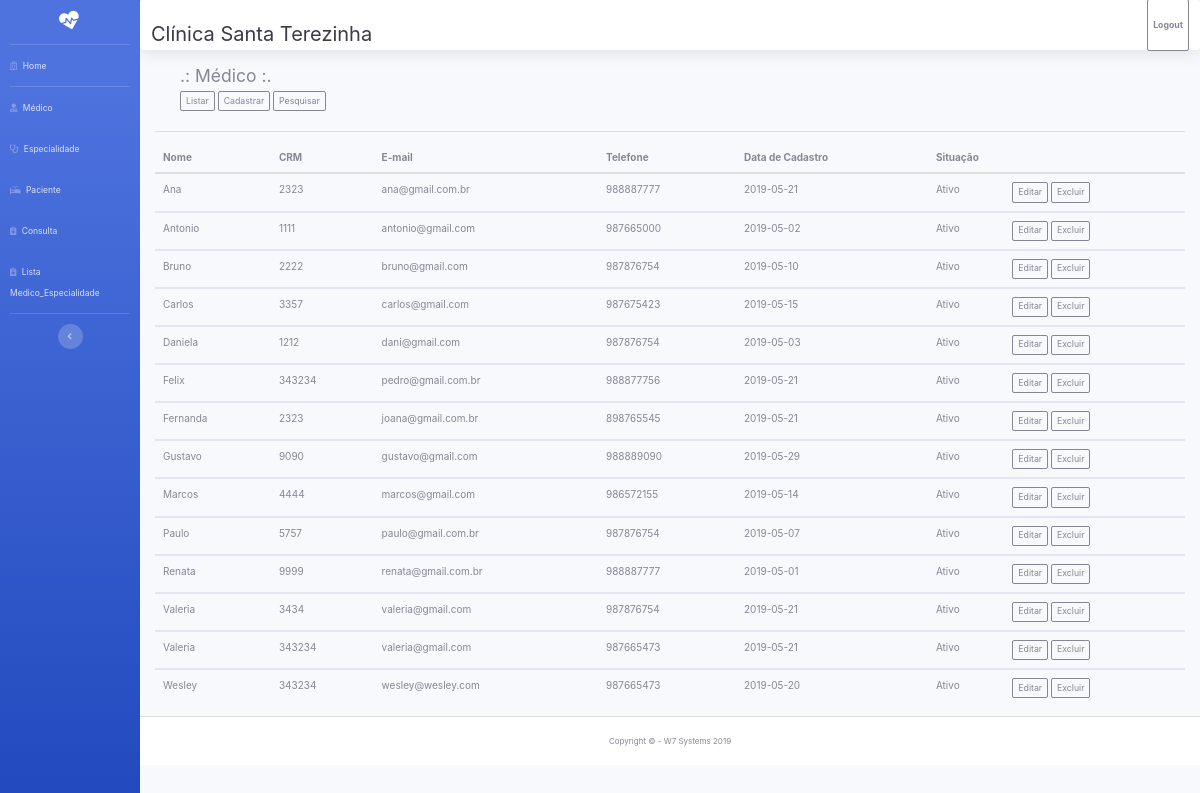
Page /view/MedicoListar.php on the committed database.
### tables this page shows
CREATE TABLE IF NOT EXISTS `medicos` (
  `id_medicos` int(11) NOT NULL AUTO_INCREMENT,
  `nome_medicos` varchar(50) DEFAULT NULL,
  `crm_medicos` varchar(20) DEFAULT NULL,
  `email_medicos` varchar(40) DEFAULT NULL,
  `telefone_medicos` varchar(20) DEFAULT NULL,
  `datacadastro_medicos` date DEFAULT NULL,
  `situacao_medicos` varchar(11) DEFAULT NULL,
  PRIMARY KEY (`id_medicos`)
);

### model/Medico.php (called while the page is built, shortened)
<?php
require_once("Conexao.php");
class Medico extends Conexao {
  public function selectAll() {
  	$sql = "SELECT * FROM medicos ORDER BY nome_medicos";
  	$res = Conexao::prepare($sql);
  	$res->execute();
  	return $res->fetchAll();
  }
}
?>

### model/Conexao.php (called while the page is built, shortened)
<?php
class Conexao {
	private static $pdo;
	public static function ConexaoDB() {
		if (!isset(self::$pdo)) {
			try {
				self::$pdo = new PDO("mysql:host=".HOST. ";dbname=".DB , USER, PASS);
				self::$pdo->setAttribute(PDO::ATTR_DEFAULT_FETCH_MODE, PDO::FETCH_OBJ);
				self::$pdo->setAttribute(PDO::ATTR_ERRMODE, PDO::ERRMODE_EXCEPTION);
			} catch (PDOException $e) {
				echo "Erro no DB ".$e->getMessage();
			}
		}
		return self::$pdo;
	}
	public function prepare($sql) {
		return self::ConexaoDB()->prepare($sql);
	}
}
?>

### view/MedicoListar.php (the view, shortened to what this page needs)
<?php require_once("layout/head.php"); ?>
<?php require_once("layout/menu.php"); ?>
<?php require_once("layout/nav.php"); ?>
<?php require_once("layout/MedicoMenu.php"); ?>
<?php
include_once '../model/Medico.php';
$medico = new Medico();
?>
<div class="container">
	<hr>
	<div class="table-responsive">
	<table class="table table-hover">
		<thead>
			<tr>
				<th>Nome</th>
				<th>CRM</th>
				<th>E-mail</th>
				<th>Telefone</th>
				<th>Data de Cadastro</th>
				<th colspan="2">Situação</th>
			</tr>
		</thead>
		<?php foreach ($medico->selectAll() as $key => $value): ?>
		<tbody>
			<tr>
				<td><?php echo $value->nome_medicos; ?></td>
				<td><?php echo $value->crm_medicos; ?></td>
				<td><?php echo $value->email_medicos; ?></td>
				<td><?php echo $value->telefone_medicos; ?></td>
				<td><?php echo $value->datacadastro_medicos; ?></td>
				<td><?php echo $value->situacao_medicos = ($value->situacao_medicos == "0") ? "Inativo":"Ativo" ?> </td>
				<td>
					<a href="MedicoEditar.php?id_medicos=<?php echo $value->id_medicos; ?>" class="btn btn-outline-secondary btn-sm" >Editar</a>
					<a href="MedicoListar.php?acao=deletar&id_medicos=<?php echo $value->id_medicos; ?>" class="btn btn-outline-secondary btn-sm" >Excluir</a>
				</td>
			</tr>
		</tbody>
		<?php endforeach ?>
	</table>
	</div>
</div>
<?php require_once("layout/footer.php"); ?>

### view/layout/head.php (shortened to what this page needs)
<!DOCTYPE html>
<html lang="pt-br">
<head>
  <link rel="stylesheet" href="https://maxcdn.bootstrapcdn.com/bootstrap/3.3.6/css/bootstrap.min.css" />
  <link rel="stylesheet" href="https://cdnjs.cloudflare.com/ajax/libs/bootstrap-multiselect/0.9.13/css/bootstrap-multiselect.css" />
  <link href="../vendor/fontawesome-free/css/all.min.css" rel="stylesheet" type="text/css">
  <link href="../css/sb-admin-2.min.css" rel="stylesheet">
  <link href="../vendor/datatables/dataTables.bootstrap4.min.css" rel="stylesheet">
  <link rel="stylesheet" type="text/css" href="css/bootstrap-datepicker.css">
</head>

### view/layout/menu.php
<body id="page-top">
  <div id="wrapper">
    <ul class="navbar-nav bg-gradient-primary sidebar sidebar-dark accordion" id="accordionSidebar">
      <a class="sidebar-brand d-flex align-items-center justify-content-center" href="index.php">
        <div class="sidebar-brand-icon rotate-n-15">
          <i class="fas fa-heartbeat"></i>
        </div>
      </a>
      <hr class="sidebar-divider my-0">
      <li class="nav-item">
        <a class="nav-link" href="index.php">
          <i class="far fa-hospital"></i>
          <span>Home</span></a>
      </li>
      <hr class="sidebar-divider my-0">
      <li class="nav-item">
        <a class="nav-link" href="MedicoListar.php">
          <i class="fas fa-user-md"></i>
          <span>Médico</span></a>
      </li>
      <li class="nav-item">
        <a class="nav-link" href="EspecialidadeListar.php">
          <i class="  fas fa-stethoscope"></i>
          <span>Especialidade</span></a>
      </li>
      <li class="nav-item">
        <a class="nav-link" href="PacienteListar.php">
          <i class="fas fa-procedures"></i>
          <span>Paciente</span></a>
      </li>
      <li class="nav-item">
        <a class="nav-link" href="ConsultaListar.php">
          <i class="fas fa-notes-medical"></i>
          <span>Consulta</span></a>
      </li>
      <li class="nav-item">
        <a class="nav-link" href="ListaME.php">
          <i class="fas fa-notes-medical"></i>
          <span>Lista Medico_Especialidade</span></a>
      </li>
      <hr class="sidebar-divider d-none d-md-block">
      <div class="text-center d-none d-md-inline">
        <button class="rounded-circle border-0" id="sidebarToggle"></button>
      </div>
    </ul>

### view/layout/nav.php (shortened to what this page needs)
<div id="content-wrapper" class="d-flex flex-column">
<div id="content">
<nav class="navbar navbar-expand navbar-light bg-white topbar mb-4 static-top shadow">
    <div class="d-sm-flex align-items-center justify-content-between mb-14">
      <h1 class="h2 mb-1 text-gray-900">Clínica Santa Terezinha</h1>
    </div>
    <ul class="navbar-nav ml-auto">
      <li>
       <a href="../login/logout.php" class="btn btn-outline-secondary btn-sm"><strong> Logout</strong></a>
      </li>
    </ul>
</nav>

### view/layout/MedicoMenu.php
<ul>
  <li style="list-style-type: none">
  	<h3> .: Médico :.</h3>
  	<a href="../view/MedicoListar.php" class="btn btn-outline-secondary btn-sm">Listar</a>
	  <a href="../view/MedicoCadastrar.php" class="btn btn-outline-secondary btn-sm">Cadastrar</a>
	  <a href="../view/MedicoPesquisar.php" class="btn btn-outline-secondary btn-sm" >Pesquisar</a>
	</li>
</ul>

### view/layout/footer.php (shortened to what this page needs)
      <footer class="sticky-footer bg-white">
        <div class="container my-auto">
          <div class="copyright text-center my-auto">
            <span>Copyright &copy; - W7 Systems 2019</span>
          </div>
        </div>
      </footer>
    </div>
  </div>
</body>
</html>

### rows in the picture
medicos: nome_medicos "Ana", crm_medicos "2323", email_medicos "ana@gmail.com.br", telefone_medicos "988887777", datacadastro_medicos "2019-05-21", situacao_medicos "Ativo"
medicos: nome_medicos "Antonio", crm_medicos "1111", email_medicos "antonio@gmail.com", telefone_medicos "987665000", datacadastro_medicos "2019-05-02", situacao_medicos "Ativo"
medicos: nome_medicos "Bruno", crm_medicos "2222", email_medicos "bruno@gmail.com", telefone_medicos "987876754", datacadastro_medicos "2019-05-10", situacao_medicos "Ativo"
medicos: nome_medicos "Carlos", crm_medicos "3357", email_medicos "carlos@gmail.com", telefone_medicos "987675423", datacadastro_medicos "2019-05-15", situacao_medicos "Ativo"
medicos: nome_medicos "Daniela", crm_medicos "1212", email_medicos "dani@gmail.com", telefone_medicos "987876754", datacadastro_medicos "2019-05-03", situacao_medicos "Ativo"
medicos: nome_medicos "Felix", crm_medicos "343234", email_medicos "pedro@gmail.com.br", telefone_medicos "988877756", datacadastro_medicos "2019-05-21", situacao_medicos "Ativo"
medicos: nome_medicos "Fernanda", crm_medicos "2323", email_medicos "joana@gmail.com.br", telefone_medicos "898765545", datacadastro_medicos "2019-05-21", situacao_medicos "Ativo"
medicos: nome_medicos "Gustavo", crm_medicos "9090", email_medicos "gustavo@gmail.com", telefone_medicos "988889090", datacadastro_medicos "2019-05-29", situacao_medicos "Ativo"
medicos: nome_medicos "Marcos", crm_medicos "4444", email_medicos "marcos@gmail.com", telefone_medicos "986572155", datacadastro_medicos "2019-05-14", situacao_medicos "Ativo"
medicos: nome_medicos "Paulo", crm_medicos "5757", email_medicos "paulo@gmail.com.br", telefone_medicos "987876754", datacadastro_medicos "2019-05-07", situacao_medicos "Ativo"
medicos: nome_medicos "Renata", crm_medicos "9999", email_medicos "renata@gmail.com.br", telefone_medicos "988887777", datacadastro_medicos "2019-05-01", situacao_medicos "Ativo"
medicos: nome_medicos "Valeria", crm_medicos "3434", email_medicos "valeria@gmail.com", telefone_medicos "987876754", datacadastro_medicos "2019-05-21", situacao_medicos "Ativo"
medicos: nome_medicos "Valeria", crm_medicos "343234", email_medicos "valeria@gmail.com", telefone_medicos "987665473", datacadastro_medicos "2019-05-21", situacao_medicos "Ativo"
medicos: nome_medicos "Wesley", crm_medicos "343234", email_medicos "wesley@wesley.com", telefone_medicos "987665473", datacadastro_medicos "2019-05-20", situacao_medicos "Ativo"
